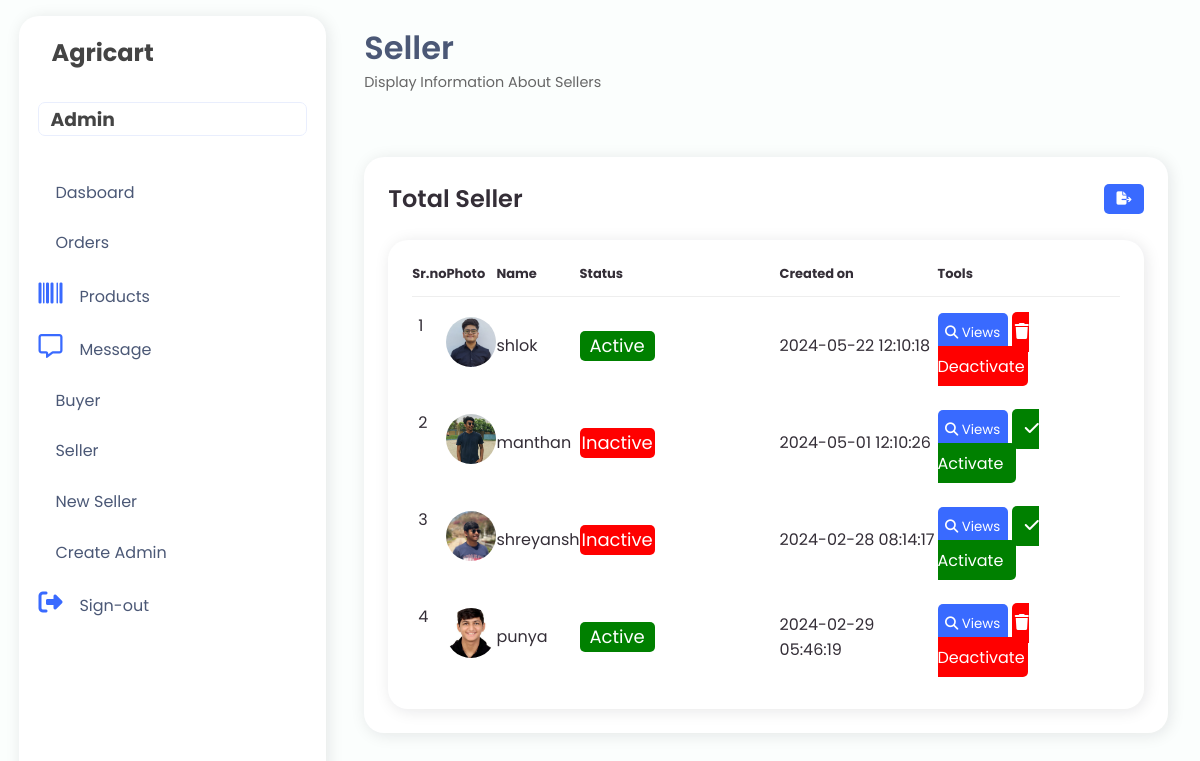
Screenshot of /admin/seller.php (signed in) with the database file from the repository.
### tables this page shows
CREATE TABLE `seller_details` (
  `seller_id` int(20) NOT NULL,
  `first_name` char(50) NOT NULL,
  `last_name` char(50) NOT NULL,
  `photo` varchar(255) NOT NULL,
  `email` varchar(50) NOT NULL,
  `password` varchar(100) NOT NULL,
  `contact_no` int(15) NOT NULL,
  `government_id` varchar(100) NOT NULL,
  `gst_no` int(100) NOT NULL,
  `status` int(3) NOT NULL,
  `created_on` datetime NOT NULL,
  `otp` int(7) NOT NULL,
  `verify` int(255) NOT NULL
);

### admin/seller.php (the view, shortened to what this page needs)
<?php
include ("../database/connection.php");
$query = "SELECT * FROM seller_details WHERE verify = 1";
$result = mysqli_query($conn, $query);
?>
<!DOCTYPE html>
<html lang="en">
<head>
    <link rel="stylesheet" href="https://maxst.icons8.com/vue-static/landings/line-awesome/line-awesome/1.3.0/css/line-awesome.min.css">
    <link rel="stylesheet" href="admin.css">
</head>
<body>
    <?php include ("navbar.php"); ?>
    <div class="main-content">
        <header>
            <div class="header-title-wrapper">
                <div class="header-title">
                    <h1>
                        Seller
                    </h1>
                    <p>
                        Display Information About Sellers<span class="las la-chart-lin"></span>
                    </p>
                </div>
            </div>
        </header>
        <main>
            <div class="table-data">
                <div class="order">
                <div class="head">
            <h3>Total Seller</h3>
            <form id="download">
                <button onclick="downloadCSV()"><i class="fa-solid fa-file-export"></i></button>
            </form>
        </div>
                    <section>
                        <div class="table-data">
                            <div class="order">
                                <table id="table">
                                    <thead>
                                        <tr>
                                            <th>Sr.no</th>
                                            <th>Photo</th>
                                            <th>Name</th>
                                            <th>Status</th>
                                            <th>Created on</th>
                                            <th>Tools</th>
                                        </tr>
                                    </thead>
                                    <tbody>
                                        <?php
                                        $counter = 1;
                                        if (mysqli_num_rows($result) > 0) {
                                            while($row = mysqli_fetch_assoc($result)){
                                        ?>
                                                <tr>
                                                <td><?php echo $counter++;?></td>
                                                    <td>
                                                        <?php
                                                        $image = empty($row['photo']) ? '../images/profile.jpg' : '../images/' . $row['photo'];
                                                        echo "<img src='$image' alt='Seller Photo' style='width: 50px; height: 50px; border-radius: 50%;'>";
                                                        ?>
                                                    </td>
                                                    <td><?php echo $row['first_name']; ?></td>
                                                    <td style="width: 200px;">
                                                        <div class="status_inner_div" style="background-color: <?php echo ($row['status'] == 0) ? 'green' : 'red'; ?>;">
                                                            <span style="font-size: 18px;"><?php echo ($row['status'] == 0) ? 'Active' : 'Inactive'; ?></span>
                                                        </div>
                                                    </td>
                                                    <td><?php echo $row['created_on']; ?></td>
                                                    <td>
                                                        <button onclick="openPopup(<?php echo $row['seller_id']; ?>)"><i class="fa-solid fa-magnifying-glass"></i> Views</button>
                                                        <?php
                                                        if ($row['status'] == 0) {
                                                            echo '<a href="deactivate_action.php?seller_id=' . $row['seller_id'] . '" class="deactivate-button"><i class="fa-solid fa-trash"></i> Deactivate</a>';
                                                        } elseif ($row['status'] == 1) {
                                                            echo '<a href="activate_action.php?seller_id=' . $row['seller_id'] . '" class="activate-button"><i class="fa-solid fa-check"></i> Activate</a>';
                                                        }
                                                        ?>
                                                    </td>
                                                </tr>
                                        <?php
                                            }
                                        }
                                       ?>
                                    </tbody>
                                </table>
                            </div>
                        </div>
                    </section>
                </div>
            </div>
        </main>
    </div>
</body>
</html>

### admin/admin.css (style rules this page uses)
:root { --color-main: #396aff; --bg2: #dce5ff; --bg: #fbfefd; --main-accent: #e9eefd; --main-text: #4b5876; --shadow: rgba(17, 17, 26, 0.1) 2px 2px 16px; --light: #F9F9F9; --blue: #3C91E6; --light-blue: #CFE8FF; --grey: #eee; --dark-grey: #AAAAAA; --dark: #342E37; --red: #DB504A; --yellow: #FFCE26; --light-yellow: #FFF2C6; --orange: #FD7238; --light-orange: #FFE0D3; }
* { padding: 0; margin: 0; text-decoration: none; font-family: 'Poppins', sans-serif; list-style-type: none; box-sizing: border-box; }
body { background: var(--bg); overflow-x: hidden; }
img { width: 100%; height: auto; }
.main-content { margin-left: 345px; width: calc(100vw - 345px); padding: 1rem 1.2rem; padding-right: 2rem; transition: margin-left 300ms; }
header { display: flex; justify-content: space-between; padding-top: .5rem; }
.header-title-wrapper { display: flex; }
.header-title h1 { color: var(--main-text); font-weight: 600; }
.header-title p { color: #666; font-size: .9rem; }
main { padding-top: 2.5rem; padding-bottom: 2.5rem; }
.table-data { display: flex; flex-wrap: wrap; grid-gap: 24px; margin-top: 24px; width: 100%; color: var(--dark); }
.table-data > div { border-radius: 20px; background: #fff; padding: 24px; overflow-x: auto; box-shadow: var(--shadow); }
.table-data .head { display: flex; align-items: center; grid-gap: 16px; margin-bottom: 24px; }
.table-data .head h3 { margin-right: auto; font-size: 24px; font-weight: 600; }
.table-data .order { flex-grow: 1; flex-basis: 500px; }
.table-data .order table { width: 100%; border-collapse: collapse; }
.table-data .order table th { padding-bottom: 12px; font-size: 13px; text-align: left; border-bottom: 1px solid var(--grey); }
.table-data .order table td { padding: 16px 0; }
.table-data .order table tr td:first-child { display: flex; align-items: center; grid-gap: 12px; padding-left: 6px; }
.table-data .order table td img { width: 36px; height: 36px; border-radius: 50%; object-fit: cover; }
.status_inner_div { background-color: ; padding: 5px; display: flex; align-items: center; justify-content: center; width: 75px; height: 30px; border-radius: 5px; color: white; }
#download button { background-color: #396aff; color: #fff; border: none; border-radius: 5px; cursor: pointer; height: 30px; width: 40px; }
button { background-color: #396aff; color: #fff; border: none; border-radius: 5px; cursor: pointer; height: 30px; width: 40px; }
#table button { background-color: #396aff; color: #fff; padding: 10px 6px; border: none; border-radius: 5px; cursor: pointer; height: 40px; width: 70px; }
.deactivate-button { background-color: red; color: white; padding: 8.5px 3px; border: none; border-radius: 5px; cursor: pointer; font-size: 16px; }
.activate-button { background-color: green; color: white; padding: 8.5px 13px; border: none; border-radius: 5px; cursor: pointer; font-size: 16px; }

### rows the page displays
seller_details: photo (picture), first_name "shlok", status "Active", created_on "2024-05-22 12:10:18"
seller_details: photo (picture), first_name "manthan", status "Inactive", created_on "2024-05-01 12:10:26"
seller_details: photo (picture), first_name "shreyansh", status "Inactive", created_on "2024-02-28 08:14:17"
seller_details: photo (picture), first_name "punya", status "Active", created_on "2024-02-29 05:46:19"
